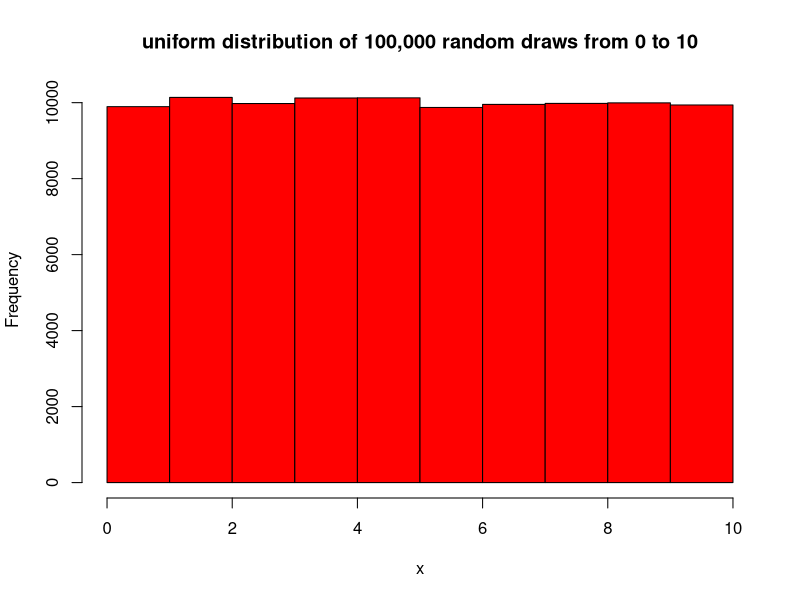
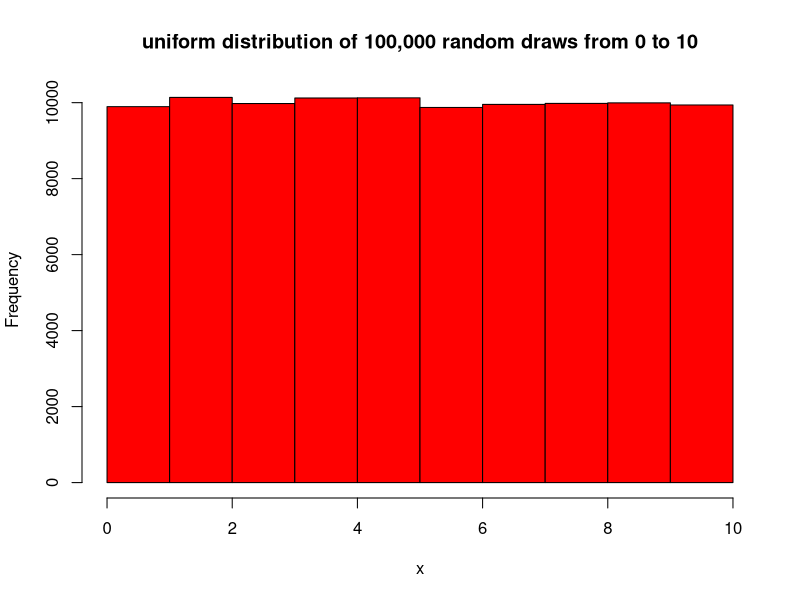
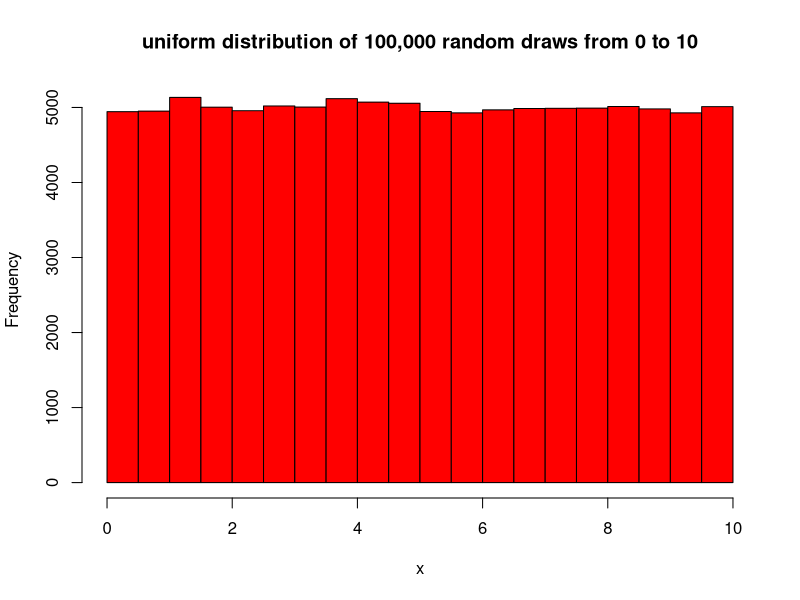
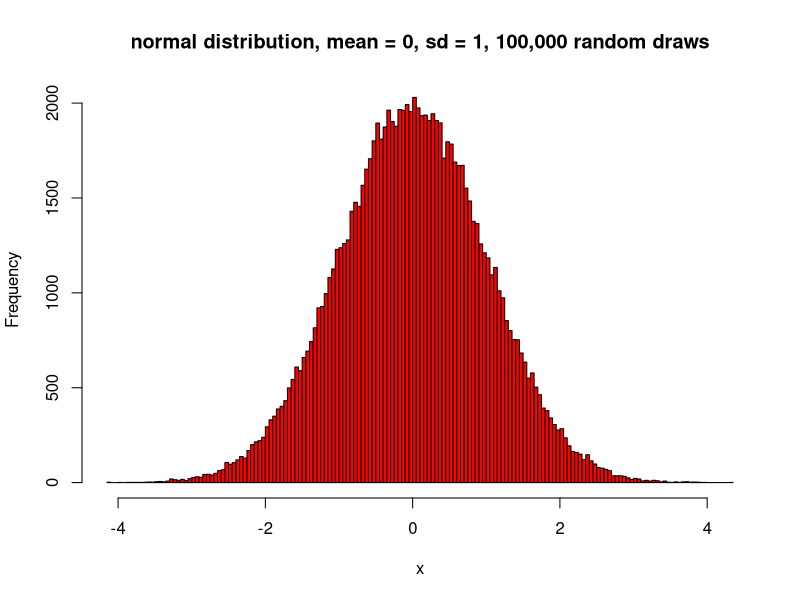
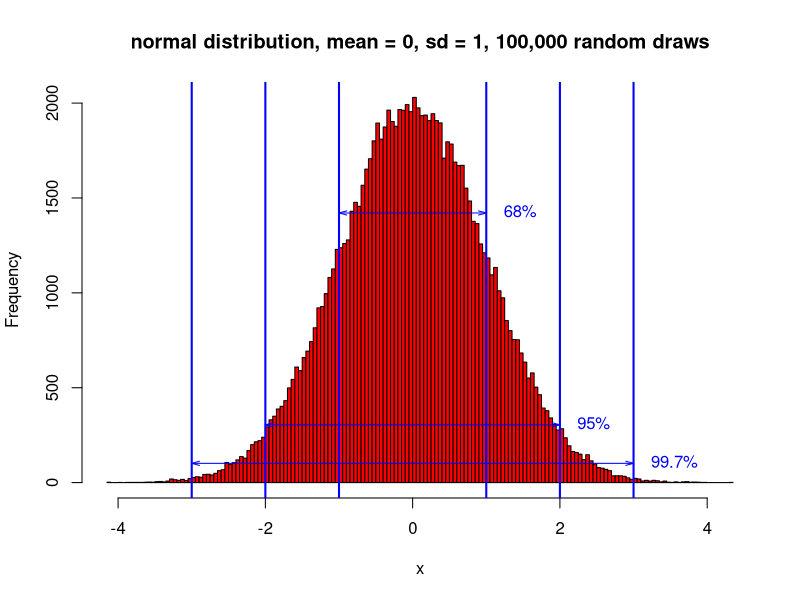
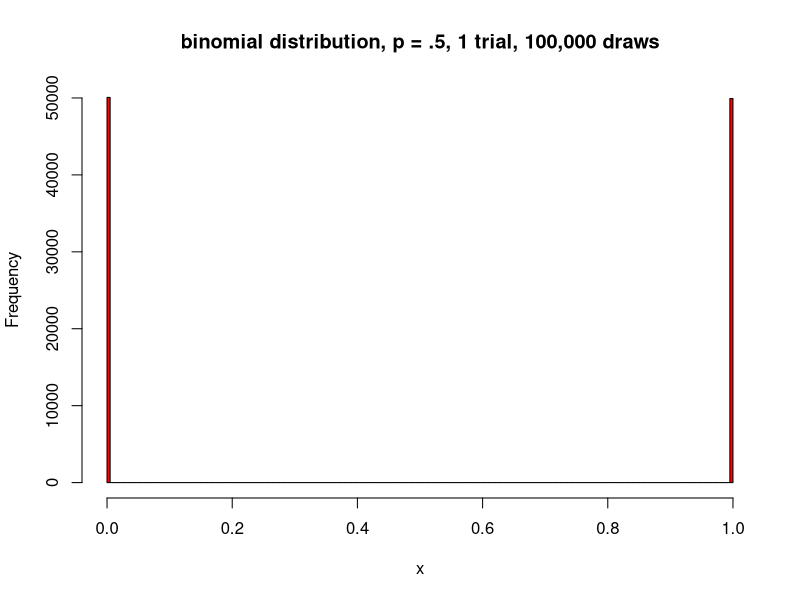
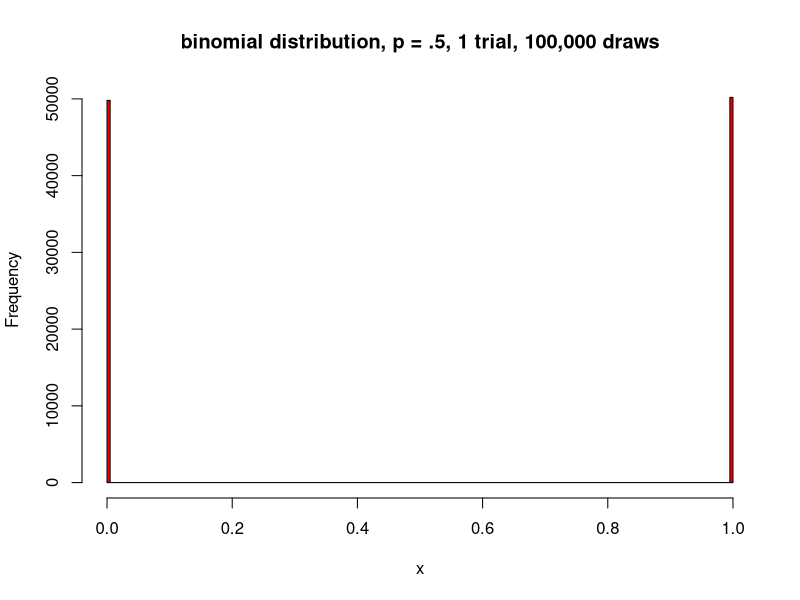
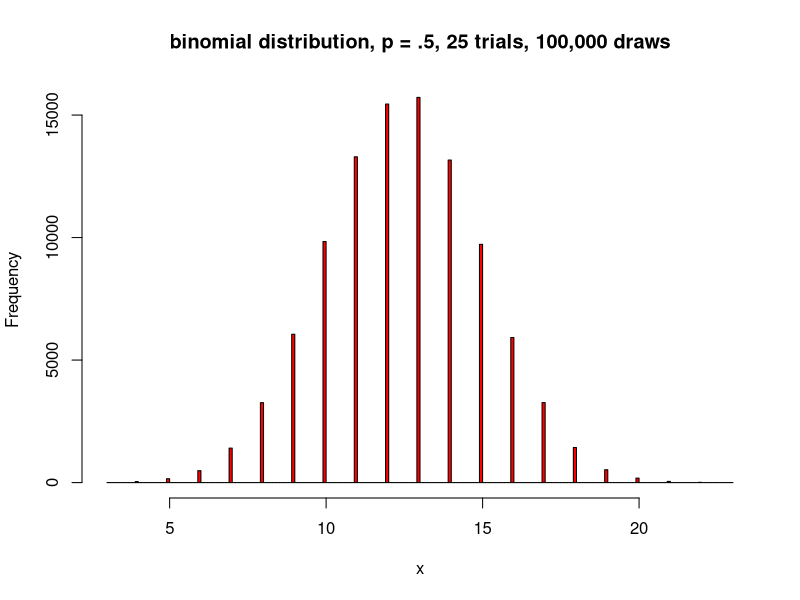

R code for these plots, in order:
## ---- chunk 1
# Set a seed for reproducibility

set.seed(123)

rand.unif <- runif(100000, min = 0, max = 10)
hist(rand.unif, breaks = 10, freq = TRUE, main = "uniform distribution of 100,000 random draws from 0 to 10", xlab = 'x', col = "red")
## ---- chunk 2
# Set a seed for reproducibility

set.seed(123)

rand.unif <- runif(100000, min = 0, max = 10)
hist(rand.unif, breaks = 10, freq = TRUE, main = "uniform distribution of 100,000 random draws from 0 to 10", xlab = 'x', col = "red")
## ---- chunk 3
# Set a seed for reproducibility

set.seed(123)

rand.unif <- runif(100000, min = 0, max = 10)
hist(rand.unif, breaks = 20, freq = TRUE, main = "uniform distribution of 100,000 random draws from 0 to 10", xlab = 'x', col = "red")
## ---- chunk 4

set.seed(123)

rand.norm<- rnorm(100000)
hist(rand.norm, breaks = 200, freq = TRUE, main = "normal distribution, mean = 0, sd = 1, 100,000 random draws", xlab = 'x', col = "red")

## ---- chunk 5
set.seed(123)

# plot a normal distribution with mean = 0, sd = 1, 100,000 random draws, 200 breaks, and red color
# add lines to the plot to illustrate the 68-95-99.7 rule

rand.norm<- rnorm(100000)
h <- hist(rand.norm, breaks = 200, freq = TRUE, main = "normal distribution, mean = 0, sd = 1, 100,000 random draws", xlab = 'x', col = "red")
abline(v = c(-1, 1), col = "blue", lwd = 2)
abline(v = c(-2, 2), col = "blue", lwd = 2)
abline(v = c(-3, 3), col = "blue", lwd = 2)

# create labels to indicate the percentage within each range


# get max y from the histogram for label placement
ymax <- max(h$counts)

# add labels for the 68-95-99.7 rule

text(1.1, ymax*0.7, "68%",   pos = 4, col = "blue")
text(2.1, ymax*0.15, "95%",   pos = 4, col = "blue")
text(3.1, ymax*0.05, "99.7%", pos = 4, col = "blue")

# add arrows to illustrate the range of values within each standard deviation range 

## arrows from +sd line to −sd line at same y-level
arrows(x0 = 1,  y0 = ymax*0.7, x1 = -1,  y1 = ymax*0.7,
       code = 3, angle = 15, length = 0.08, col = "blue")   # 68% range
arrows(x0 = 2,  y0 = ymax*0.15, x1 = -2,  y1 = ymax*0.15,
       code = 3, angle = 15, length = 0.08, col = "blue")   # 95% range
arrows(x0 = 3,  y0 = ymax*0.05, x1 = -3,  y1 = ymax*0.05,
       code = 3, angle = 15, length = 0.08, col = "blue")   # 99.7% range

## ---- chunk 6

rand.binom<- rbinom(100000,1,.5)
hist(rand.binom, breaks = 200, freq = TRUE, main = "binomial distribution, p = .5, 1 trial, 100,000 draws", xlab = 'x', col = "red")

## ---- chunk 7

rand.binom<- rbinom(100000,1,.5)
hist(rand.binom, breaks = 200, freq = TRUE, main = "binomial distribution, p = .5, 1 trial, 100,000 draws", xlab = 'x', col = "red")

## ---- chunk 8

rand.binom2 <- rbinom(100000,25,.5)
hist(rand.binom2, breaks = 200, freq = TRUE, main = "binomial distribution, p = .5, 25 trials, 100,000 draws", xlab = 'x', col = "red")

## ---- chunk 9

rand.binom3<- rbinom(100000,100,.5)
hist(rand.binom3, breaks = 200, freq = TRUE, main = "Histogram of binomial distribution, p = .5, 100 trial1, 100,000 draws", xlab = 'x', col = "red")

rand.binom4<- rbinom(100000,1000,.5)
hist(rand.binom4, breaks = 200, freq = TRUE, main = "Histogram of binomial distribution, p = .5, 1000 trials, 100,000 draws", xlab = 'x', col = "red")

## ---- chunk 10

rand.binom3<- rbinom(100000,1000,.5)
hist(rand.binom3, breaks = 200, freq = TRUE, main = "Histogram of binomial distribution, p = .5, 1000 trials, 100,000 draws", xlab = 'x', col = "red")

## ---- chunk 11

set.seed(123)

rand.poiss<- rpois(100000,1)
hist(rand.poiss, breaks = 200, freq = TRUE, main = "poisson distribution, lambda = 1, 100,000 draws", xlab = 'x', col = "red")


## ---- chunk 12
set.seed(123)

rand.poiss<- rpois(100000,1)
hp <- hist(rand.poiss, breaks = 200, freq = TRUE, main = "poisson distribution, lambda = 1, 100,000 draws", xlab = 'x', col = "red")

# add lines to illustrate the probabilities of 0, 1, 2, and 3 events occurring

ypmax <- max(hp$counts)

# labels on the right
text(1.1, ypmax*0.9, "74%",   pos = 4, col = "blue")
text(2.1, ypmax*0.8, "92%",   pos = 4, col = "blue")
text(3.1, ypmax*0.2, "98%",   pos = 4, col = "blue")

# arrows spanning from 0 to each quantile line
arrows(x0 = 0.0, y0 = ypmax*0.9, x1 = 1, y1 = ypmax*0.9,
       code = 3, angle = 15, length = 0.08, col = "blue")
arrows(x0 = 0.0, y0 = ypmax*0.5, x1 = 2, y1 = ypmax*0.5,
       code = 3, angle = 15, length = 0.08, col = "blue")
arrows(x0 = 0.0, y0 = ypmax*0.2, x1 = 3, y1 = ypmax*0.2,
       code = 3, angle = 15, length = 0.08, col = "blue")


## ---- chunk 13

# Set a seed for reproducibility
set.seed(123)

# Generate data for a normal distribution
mean_normal <- 5  # Mean of the normal distribution
sd_normal <- 1    # Standard deviation of the normal distribution
normal_data <- rnorm(1000, mean = mean_normal, sd = sd_normal)

# Create a histogram for the normal distribution
hist(normal_data, probability = TRUE, main = "Normal Distribution",
     xlab = "Value", ylab = "Density", col = "lightblue")

# Overlay a density plot for the normal distribution
lines(density(normal_data), col = "red", lwd = 2)

## ---- chunk 14

# Set a seed for reproducibility
set.seed(123)

# Generate data
poisson_data <- rpois(1000, lambda = 1)
normal_data <- rnorm(100000, mean = 1, sd = 1)

# Create histogram for Poisson (density)
h <- hist(poisson_data, probability = TRUE, 
          main = "Poisson(λ=1) vs. Normal(μ=1,σ=1)", 
          xlab = "Value", ylab = "Density", ylim = c(0, 0.4), 
          col = rgb(0.7, 0.9, 1, 0.7),
          xlim = c(-1, 6))  # extend x to show negatives

# Overlay normal density
lines(density(normal_data), col = "red", lwd = 2)

# Legend
legend("topright", legend = c("Poisson", "Normal"), 
       col = c("lightblue", "red"), lty = 1, lwd = 2)

# Lines
abline(v = qnorm(0.975, 1, 1), col = "red", lwd = 2, lty = 2)  # ~2.96
abline(v = qpois(0.98, 1), col = "blue", lwd = 2, lty = 2)     # 3

# Labels
text(2.98, 0.35, "97.5%\nNormal", col = "red", pos = 4)
text(3.1,  0.28, "98%\nPoisson", col = "blue", pos = 4)

# Arrow pointing left from 97.5% line to negatives, with label
arrows(x0 = 2.8, y0 = 0.20, x1 = -0.3, y1 = 0.20,
       code = 2, angle = 20, length = 0.1, col = "red", lwd = 1.5)
text(0.5, 0.22, "97.5% includes\nnegative values", col = "red", cex = 0.8)
